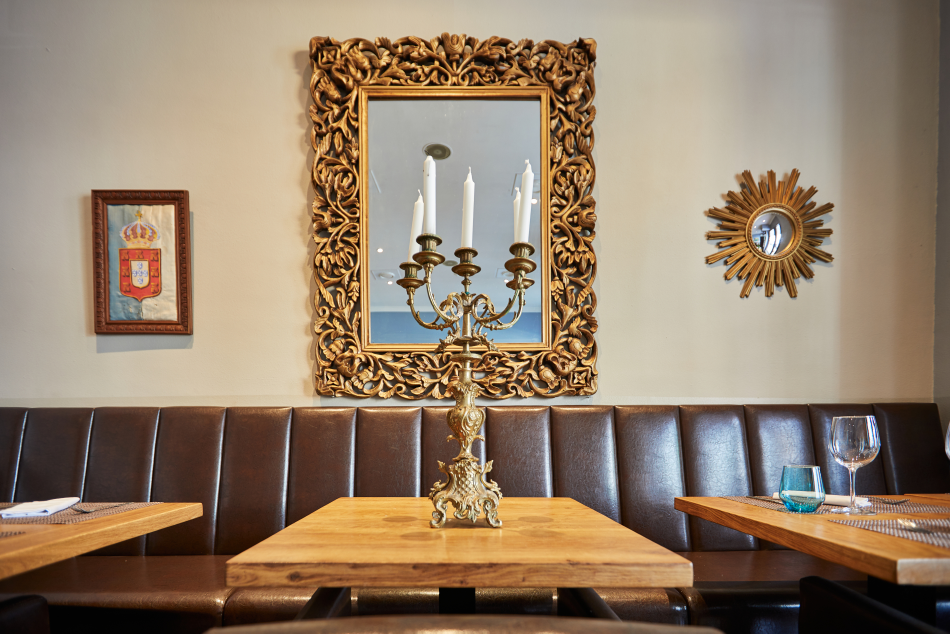
#> input picture zedopipo/media/original/salle-miroir-chandelier-1900.jpg, 1900 x 1267 px (shown at 1/2 size)
$ python prepare_images.py
#> lines starting #> are read from the running program, lines starting #| are printed output that depends on the picture
"""Turns the restaurant's own images (media/original) into WebP for the site (public/images, public/brand).

Usage: python3 -I scripts/prepare_images.py
"""
import json
from pathlib import Path
from PIL import Image

root = Path(__file__).resolve().parent.parent
src, img, brand = root / "media" / "original", root / "public" / "images", root / "public" / "brand"
img.mkdir(parents=True, exist_ok=True)
brand.mkdir(parents=True, exist_ok=True)

sizes = {}
for f in sorted(src.glob("*.jp*g")):
    im = Image.open(f).convert("RGB")
#> im is the input picture: PIL image 1900x1267 RGB; mean R, G, B 147.2, 127.2, 106
    name = f.stem
    big = im if im.width <= 1600 else im.resize((1600, round(im.height * 1600 / im.width)), Image.LANCZOS)
    big.save(img / f"{name}.webp", "WEBP", quality=80, method=6)
    # a small copy for the gallery wall, the cursor photo and the hero's rising dishes
    sm = im.resize((480, round(im.height * 480 / im.width)), Image.LANCZOS) if im.width > 480 else im
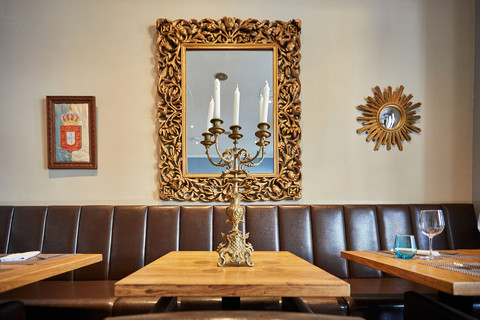
#> sm: PIL image 480x320 RGB; mean R, G, B 147.2, 127.2, 106.1
    sm.save(img / f"{name}-sm.webp", "WEBP", quality=74, method=6)
    sizes[name] = [big.width, big.height]

#> (the run stopped early here; a loop or call above may not have finished)
